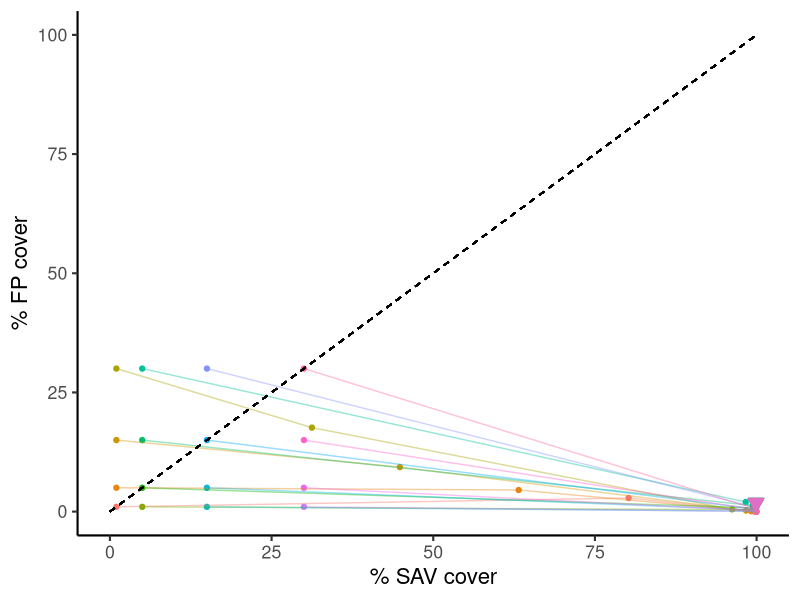
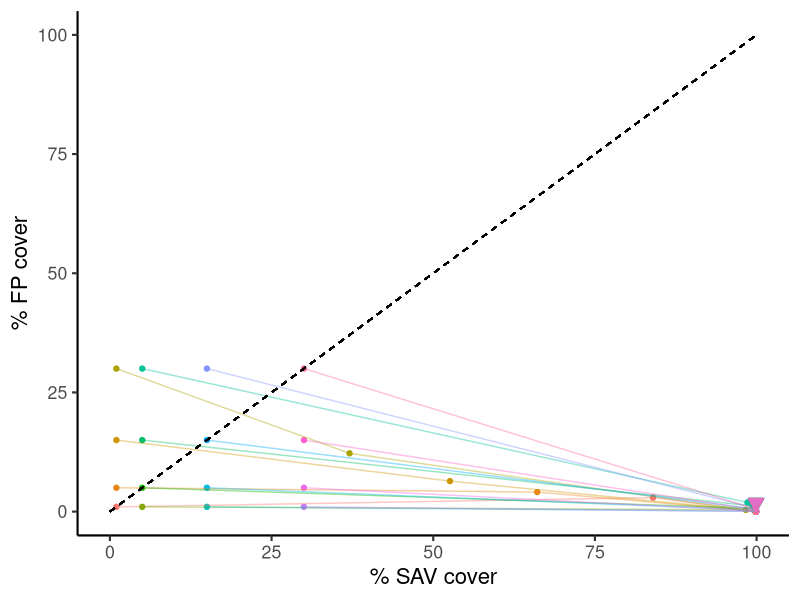
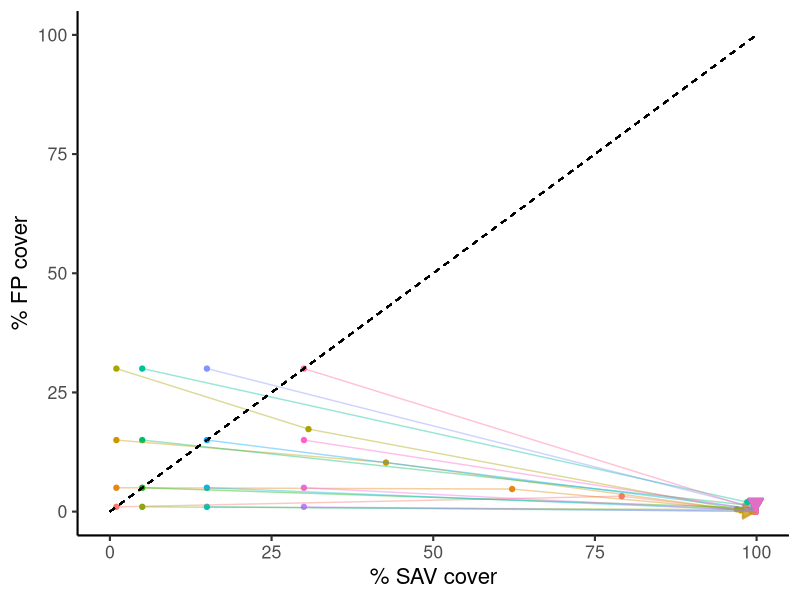
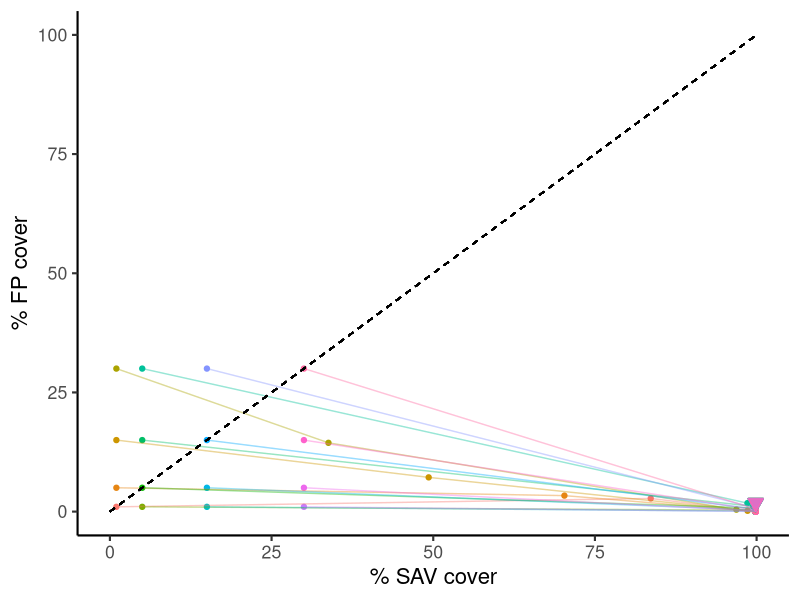
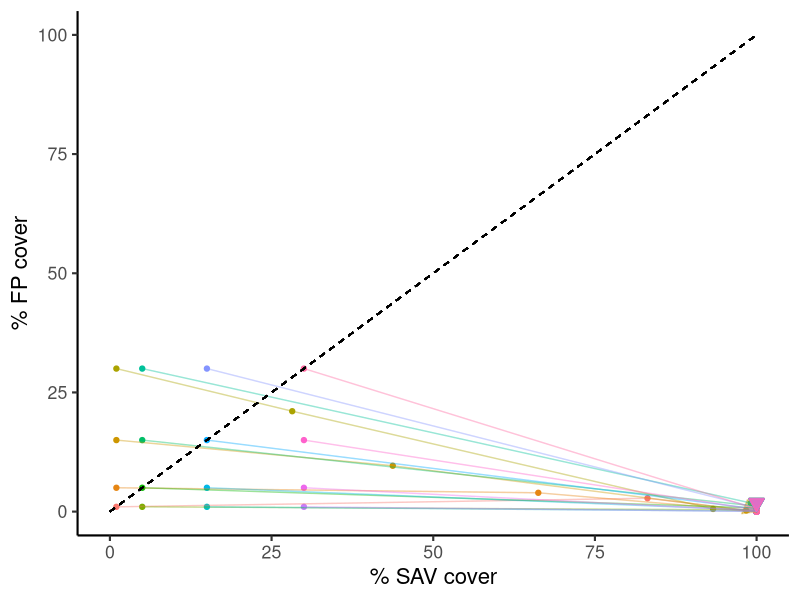
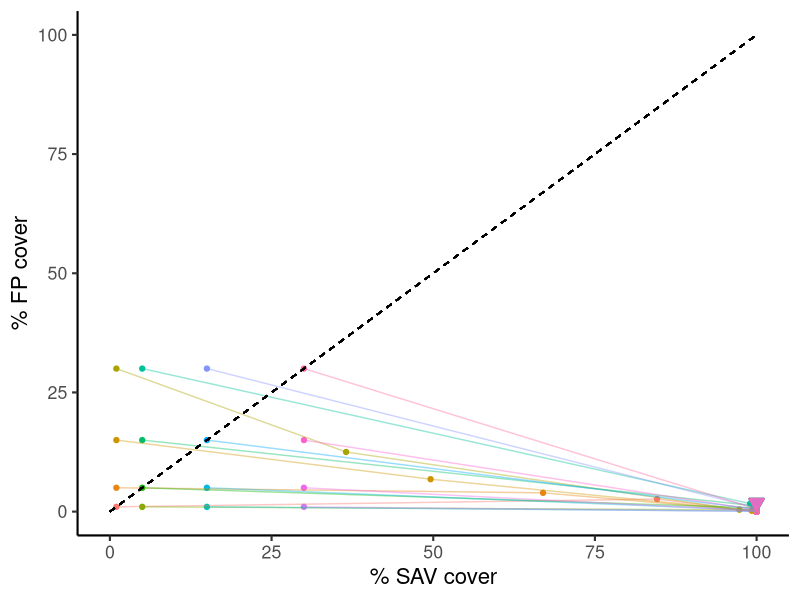
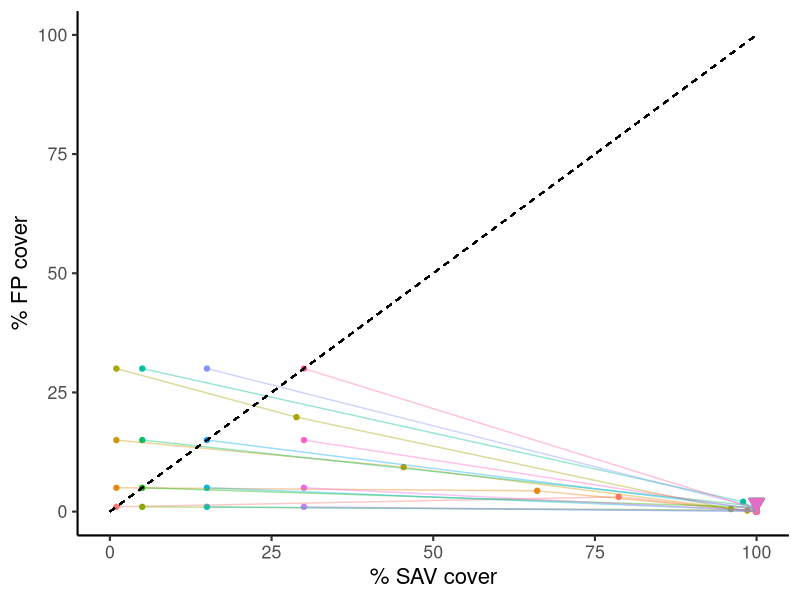
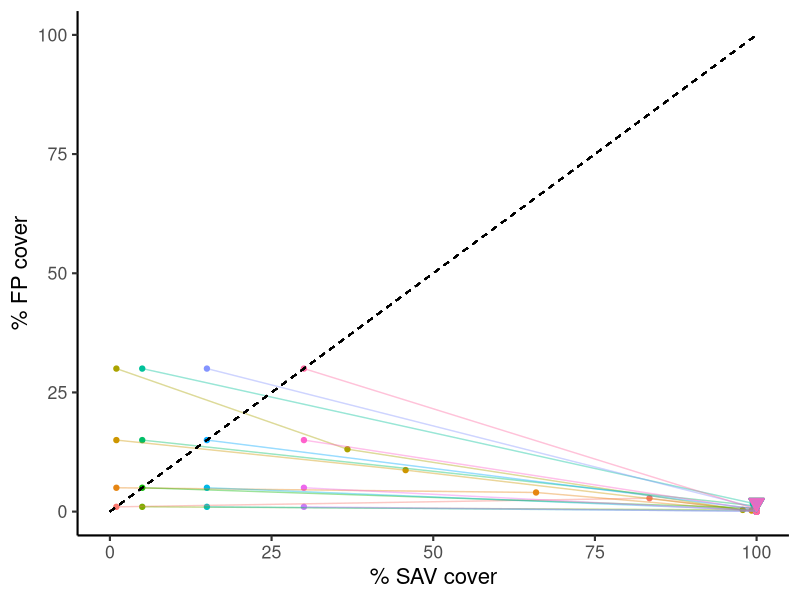

Here is the R script that generated these plots, in order: (Note: this script raises an error after producing the figures.)
#########################################################
# Plot trajectory of FP and SAV growth                  # 
#                                                       #
# By: Michael J. McCann                                 #
# Created: 7/24/2014                                    #
######################################################### 

library(ggplot2)
library(gridExtra)

# this assumes that if you split your simulation into multiple batches,
# that you've already combined them into one .csv file
# see "combine_output_files.R" for combining 

data <- read.csv("output_wind_size_and_shape.csv") # imports parameter  values for all simulations 
head(data)
nrow(data)
colnames(data)

############################################
# Generate plot for shiny version of model #
############################################

# For loop through variables to subset data 
for (i in unique(data$TOTALN)){
  for (j in unique(data$size)){
    for (k in unique(data$shape)){
      for (l in unique(data$wind_direction)){
        for(m in unique(data$scenario)){
          
              temp_data <- subset(data, 
                                  data$TOTALN == i & 
                                    data$size == j & 
                                    data$shape == k & 
                                    data$wind_direction == l & 
                                    data$scenario == m)
              
              temp_data_reshape <- reshape(temp_data,
                                    
                                    varying = list(
                                      
                                      c("initial_perc_SAV_cover", 
                                        "SAV_end_yr01",
                                        "SAV_end_yr02",
                                        "SAV_end_yr03",
                                        "SAV_end_yr04"),
                                      
                                      c("initial_perc_FP_cover",
                                        "FP_end_yr01",
                                        "FP_end_yr02",
                                        "FP_end_yr03",
                                        "FP_end_yr04")
                                    ),
                                    
                                    v.names = c("SAV_cover","FP_cover"),
                                    timevar = "time",
                                    times = c(0,1,2,3,4),
                                    direction = "long"
              )
              
              # re-order data by id and time 
              temp_data_reshape <- temp_data_reshape[with(temp_data_reshape, order(id, time)), ]
              
              # plot it 
              temp_plot <- ggplot(temp_data_reshape, aes(x=SAV_cover,y=FP_cover,group=id,colour=as.factor(id))) 
              temp_plot <- temp_plot + geom_point() 
              temp_plot <- temp_plot + geom_path(arrow=arrow(type="closed",length=unit(0.15,"inches")),alpha=0.4)
              temp_plot <- temp_plot + xlab("% SAV cover")
              temp_plot <- temp_plot + ylab("% FP cover")
              temp_plot <- temp_plot + ylim(0,100)
              temp_plot <- temp_plot + xlim(0,100)
              temp_plot <- temp_plot + geom_segment(x=0,y=0,xend=100,yend=100, colour="black",linetype="dashed")
              temp_plot <- temp_plot + theme_classic(base_size=16)
              temp_plot <- temp_plot + theme(legend.position="none")
              
              ggsave(file=paste("alt_plot_",i,j,k,l,m,".jpg",sep="_"),temp_plot,height=6,width=6)

        }
      }
    }
  }
}
